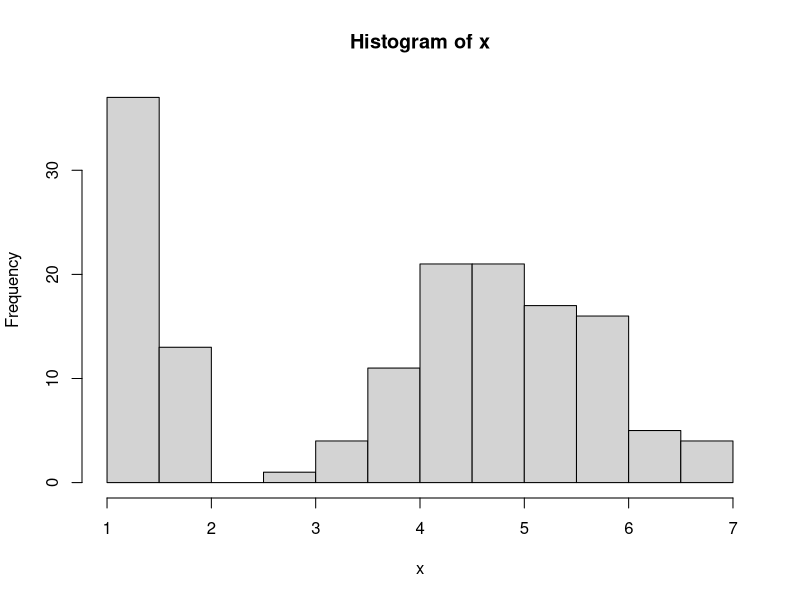
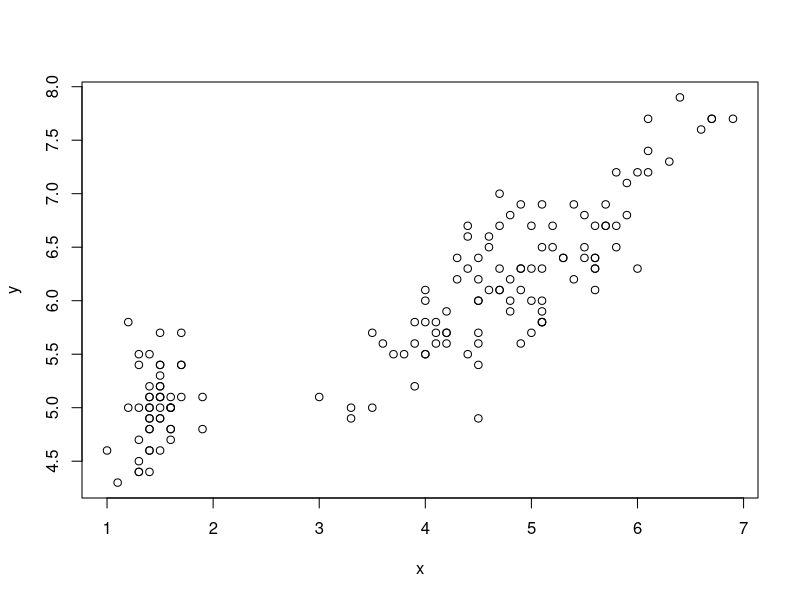
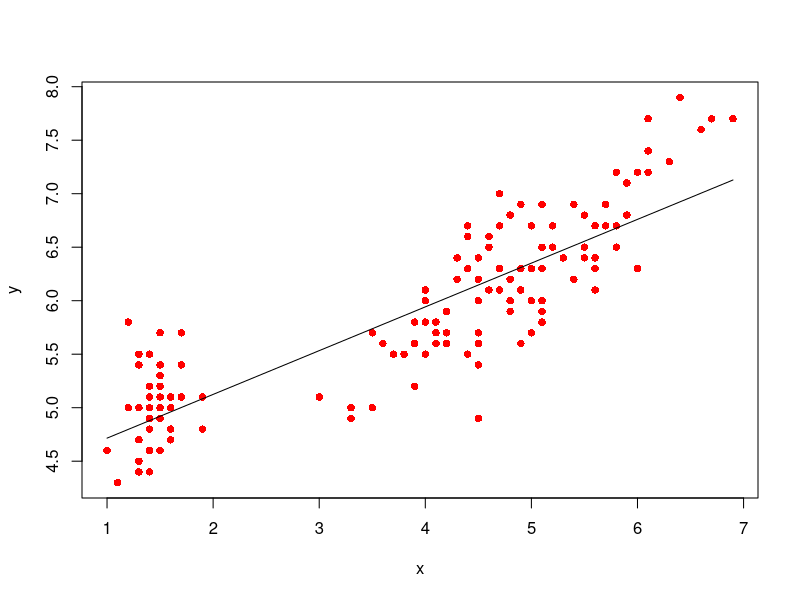

Write R code to recreate these figures, in order.
#Codigo para problema 2
mis_dades <- iris
mis_dades
x <- mis_dades$Petal.Length
mean(x) #media(x)
sd(x)
hist(x)
y <- mis_dades$Sepal.Length
y
mean(y)
plot(x,y)

#Desviació quadràtica: Q=sum(yi-mitjana(y)^2)
                      #Q=(yi-(mx+b))^2
                      #m=(sum(xi-mitjana(x)*(yi-mitjana(y))/(sum(xi-mitjana(x))^2)

m <-sum((x-mean(x))*(y-mean(y)))/sum((x-mean(x))^2)
m
b<- mean(y)-m*mean(x)
b

m*1.5+b   #valor predicció en 1.5


###

mod <-lm(y~x)    # ~ = altgr 4 espai
mod
summary(mod)

data.frame(x=1.5)

predict(mod, data.frame(x=1.5))

data.frame(x=x)

ypred <-predict(mod, data.frame(x=x))

plot(x,y,col='red', pch=16)
lines(x, ypred)

Rsq <- sum((ypred-mean(y))^2)/sum((y-mean(y))^2)
Rsq
